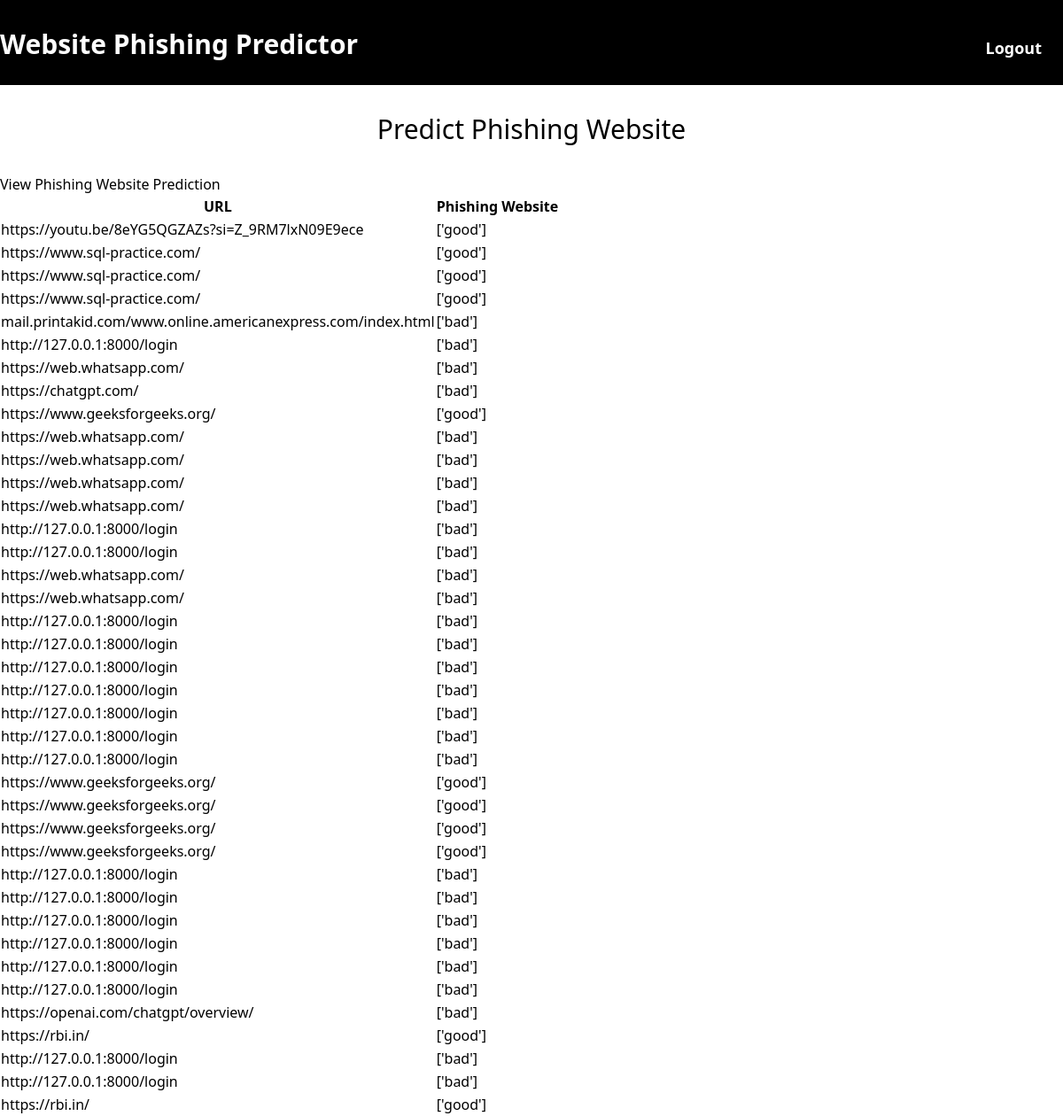
The page /adminhome on the database its author committed.
### Website/models.py (models this page shows)
class Phishing(models.Model):
    url=models.TextField()
    output=models.CharField(max_length=500)

### Admin/views.py (the view)
# urls.py: path('adminhome',views.adminhome,name='adminhome')
def adminhome(request):
    phishing=Phishing.objects.all()
    return render(request,"adminhome.html",{"phishing":phishing})

### templates/adminhome.html (shortened to what this page needs)
{% load static %}
<!DOCTYPE html>
<html lang="en">
<head>
    <link rel="stylesheet" href="https://cdnjs.cloudflare.com/ajax/libs/tailwindcss/2.1.2/tailwind.min.css" />
</head>
<body>
    <nav class="bg-black flex justify-between py-4">
        <div class="flex">
            <h1 class="text-white mt-4 text-3xl font-bold">Website Phishing Predictor</h1>
        </div>
        <div class=" mr-4 mt-6">
            <a class="bg-black text-white font-bold text-lg hover:bg-gray-700 p-2 mt-8 rounded " href="login">Logout</a>
        </div>
    </nav>
    <section class="mx-auto my-8">
        <h1 class="text-3xl text-center">Predict Phishing Website</h1>
    </section>
    <div class="contact">
        <div class="container">
           <div class="row">
               <div class="col-md-12">
                    <div class="titlepage text_align_left">
                       <h2>View Phishing Website Prediction</h2>
                    </div>
                 </div>
           </div>
           <div class="row">
              <div class="col-md-6">
                 <table class="table">
                   <thead class="thead-light">
                     <tr>
                       <th scope="col">URL</th>
                       <th scope="col">Phishing Website</th>
                     </tr>
                   </thead>
                   <tbody>
                       {% for i in phishing %}
                     <tr>
                       <td>{{i.url}}</td>
                       <td>{{i.output}}</td>
                       </tr>
                       {% endfor %}
                       </tbody>
                       </table>
                       </div>
                       </div>
                       </div>
                       </div>
</body>
</html>

### rows shown on the page
Phishing: url "https://youtu.be/8eYG5QGZAZs?si=Z_9RM7lxN09E9ece", output "['good']"
Phishing: url "https://www.sql-practice.com/", output "['good']"
Phishing: url "https://www.sql-practice.com/", output "['good']"
Phishing: url "https://www.sql-practice.com/", output "['good']"
Phishing: url "mail.printakid.com/www.online.americanexpress.com/index.html", output "['bad']"
Phishing: url "http://127.0.0.1:8000/login", output "['bad']"
Phishing: url "https://web.whatsapp.com/", output "['bad']"
Phishing: url "https://chatgpt.com/", output "['bad']"
Phishing: url "https://www.geeksforgeeks.org/", output "['good']"
Phishing: url "https://web.whatsapp.com/", output "['bad']"
Phishing: url "https://web.whatsapp.com/", output "['bad']"
Phishing: url "https://web.whatsapp.com/", output "['bad']"
Phishing: url "https://web.whatsapp.com/", output "['bad']"
Phishing: url "http://127.0.0.1:8000/login", output "['bad']"
Phishing: url "http://127.0.0.1:8000/login", output "['bad']"
Phishing: url "https://web.whatsapp.com/", output "['bad']"
Phishing: url "https://web.whatsapp.com/", output "['bad']"
Phishing: url "http://127.0.0.1:8000/login", output "['bad']"
Phishing: url "http://127.0.0.1:8000/login", output "['bad']"
Phishing: url "http://127.0.0.1:8000/login", output "['bad']"
Phishing: url "http://127.0.0.1:8000/login", output "['bad']"
Phishing: url "http://127.0.0.1:8000/login", output "['bad']"
Phishing: url "http://127.0.0.1:8000/login", output "['bad']"
Phishing: url "http://127.0.0.1:8000/login", output "['bad']"
Phishing: url "https://www.geeksforgeeks.org/", output "['good']"
Phishing: url "https://www.geeksforgeeks.org/", output "['good']"
Phishing: url "https://www.geeksforgeeks.org/", output "['good']"
Phishing: url "https://www.geeksforgeeks.org/", output "['good']"
Phishing: url "http://127.0.0.1:8000/login", output "['bad']"
Phishing: url "http://127.0.0.1:8000/login", output "['bad']"
Phishing: url "http://127.0.0.1:8000/login", output "['bad']"
Phishing: url "http://127.0.0.1:8000/login", output "['bad']"
Phishing: url "http://127.0.0.1:8000/login", output "['bad']"
Phishing: url "http://127.0.0.1:8000/login", output "['bad']"
Phishing: url "https://openai.com/chatgpt/overview/", output "['bad']"
Phishing: url "https://rbi.in/", output "['good']"
Phishing: url "http://127.0.0.1:8000/login", output "['bad']"
Phishing: url "http://127.0.0.1:8000/login", output "['bad']"
Phishing: url "https://rbi.in/", output "['good']"
